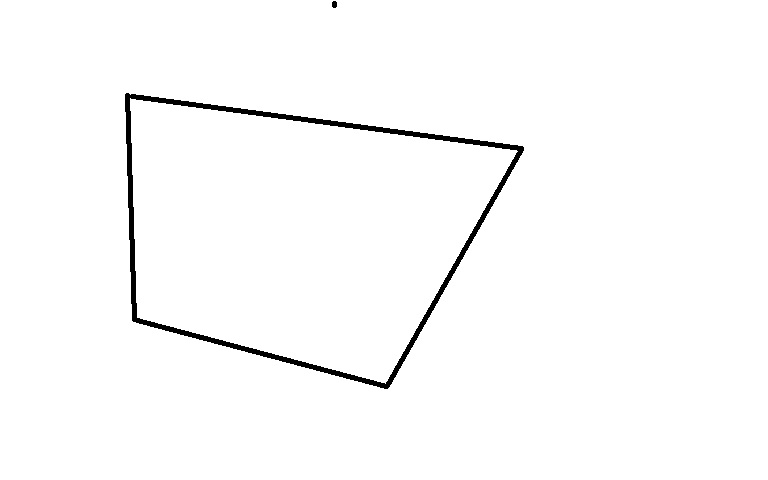
%> input picture example/E.jpg, 768 x 480 px
$ octave Untitled.m   (GNU Octave 9; MATLAB toolbox functions it lacks are replaced by stand-ins)
%> lines starting %> are read from the running program, lines starting %| are printed output that depends on the picture
clc
clear

I = imread('E.jpg');
%> I is the input picture: size 480x768x3 uint8; min 0, max 255, mean 251
%imshow(I);

%imtool(I);
movingPoints = [388 387;523 148;125 95];
fixedPoints = [455 353;455 121;135 121];
tform_cpp = fitgeotrans(movingPoints,fixedPoints,'affine');
I1 = imwarp(I,tform_cpp);
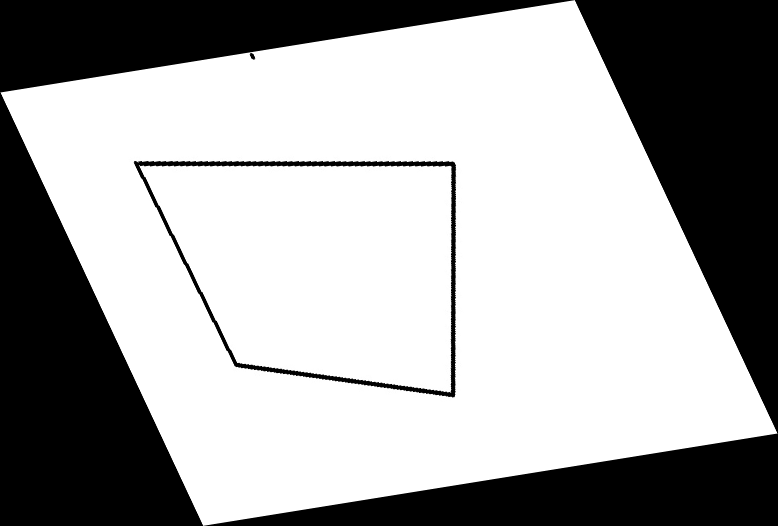
%> I1: size 526x778x3 uint8; min 0, max 255, mean 164.1
imtool(I1);

%boresh
imgdata = imcrop(I1,[131 161 329 235]);
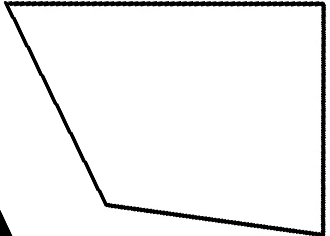
%> imgdata: size 236x330x3 uint8; min 0, max 255, mean 240.8

%taghir meghias
T = [ 2 0  0;
      0  6  0;
      0  0  1];
t_nonsim = affine2d(T);
out = imwarp(imgdata,t_nonsim);
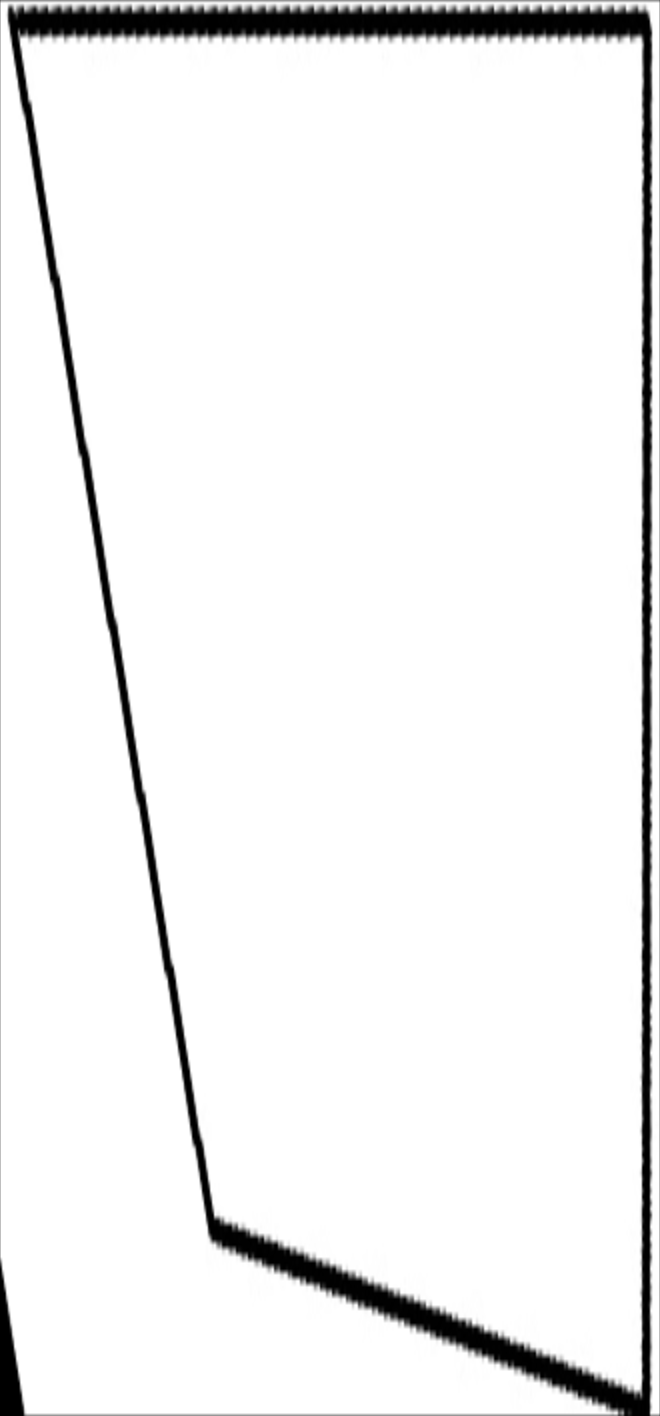
%> out: size 1416x660x3 uint8; min 0, max 255, mean 240.3

%zakhire khoroji
imwrite(out,'out2.jpg');
